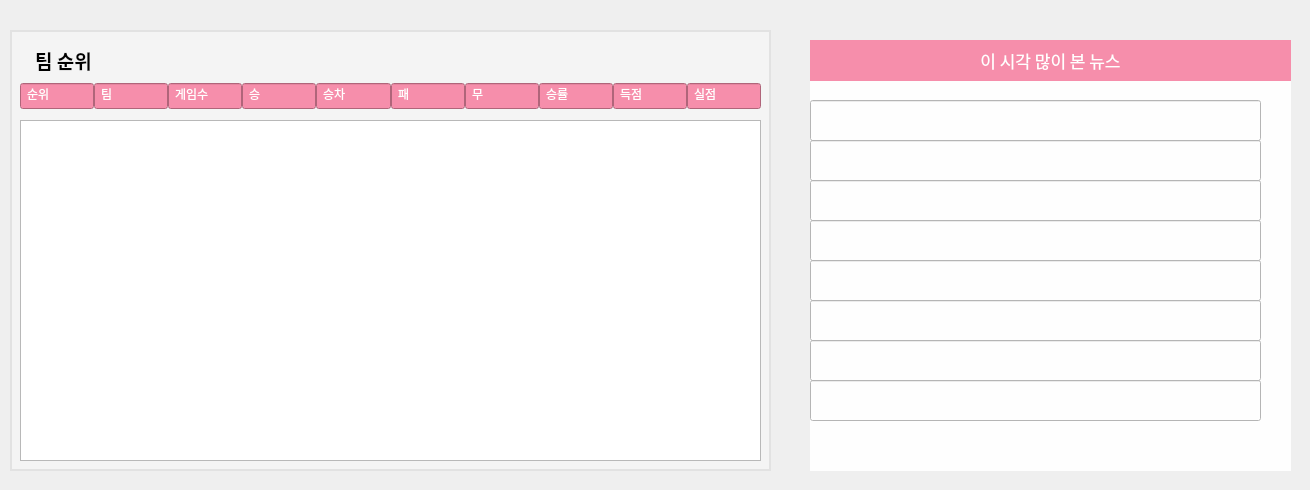
    <widget class="QWidget" name="home_tab">
     <attribute name="title">
      <string>메인</string>
     </attribute>
     <widget class="QWidget" name="new_widget" native="true">
      <property name="geometry">
       <rect>
        <x>800</x>
        <y>30</y>
        <width>501</width>
        <height>451</height>
       </rect>
      </property>
      <property name="styleSheet">
       <string notr="true">font: 11pt &quot;D2Coding&quot;;</string>
      </property>
      <widget class="QLabel" name="label_3">
       <property name="geometry">
        <rect>
         <x>10</x>
         <y>10</y>
         <width>481</width>
         <height>431</height>
        </rect>
       </property>
       <property name="styleSheet">
        <string notr="true">background-color:#FEFEFE;
font: 11pt &quot;D2Coding&quot;;</string>
       </property>
       <property name="text">
        <string/>
       </property>
      </widget>
      <widget class="QLabel" name="label_5">
       <property name="geometry">
        <rect>
         <x>10</x>
         <y>10</y>
         <width>481</width>
         <height>41</height>
        </rect>
       </property>
       <property name="font">
        <font>
         <family>D2Coding</family>
         <pointsize>13</pointsize>
         <weight>9</weight>
         <italic>false</italic>
         <bold>false</bold>
        </font>
       </property>
       <property name="styleSheet">
        <string notr="true">background-color : #F68EAB;
font: 75 13pt &quot;D2Coding&quot;;
color : #ffffff;
padding:4px</string>
       </property>
       <property name="text">
        <string>이 시각 많이 본 뉴스</string>
       </property>
       <property name="alignment">
        <set>Qt::AlignCenter</set>
       </property>
      </widget>
      <widget class="QLineEdit" name="new_list_item_01">
       <property name="geometry">
        <rect>
         <x>10</x>
         <y>70</y>
         <width>451</width>
         <height>41</height>
        </rect>
       </property>
       <property name="styleSheet">
        <string notr="true">background-color:#FEFEFE;
font: 11pt &quot;D2Coding&quot;;</string>
       </property>
      </widget>
      <widget class="QLineEdit" name="new_list_item_2">
       <property name="geometry">
        <rect>
         <x>10</x>
         <y>110</y>
         <width>451</width>
         <height>41</height>
        </rect>
       </property>
       <property name="styleSheet">
        <string notr="true">background-color:#FEFEFE;
font: 11pt &quot;D2Coding&quot;;</string>
       </property>
      </widget>
      <widget class="QLineEdit" name="new_list_item_3">
       <property name="geometry">
        <rect>
         <x>10</x>
         <y>150</y>
         <width>451</width>
         <height>41</height>
        </rect>
       </property>
       <property name="styleSheet">
        <string notr="true">background-color:#FEFEFE;
font: 11pt &quot;D2Coding&quot;;</string>
       </property>
      </widget>
      <widget class="QLineEdit" name="new_list_item_4">
       <property name="geometry">
        <rect>
         <x>10</x>
         <y>190</y>
         <width>451</width>
         <height>41</height>
        </rect>
       </property>
       <property name="styleSheet">
        <string notr="true">background-color:#FEFEFE;
font: 11pt &quot;D2Coding&quot;;</string>
       </property>
      </widget>
      <widget class="QLineEdit" name="new_list_item_5">
       <property name="geometry">
        <rect>
         <x>10</x>
         <y>230</y>
         <width>451</width>
         <height>41</height>
        </rect>
       </property>
       <property name="styleSheet">
        <string notr="true">background-color:#FEFEFE;
font: 11pt &quot;D2Coding&quot;;</string>
       </property>
      </widget>
      <widget class="QLineEdit" name="new_list_item_6">
       <property name="geometry">
        <rect>
         <x>10</x>
         <y>270</y>
         <width>451</width>
         <height>41</height>
        </rect>
       </property>
       <property name="styleSheet">
        <string notr="true">background-color:#FEFEFE;
font: 11pt &quot;D2Coding&quot;;</string>
       </property>
      </widget>
      <widget class="QLineEdit" name="new_list_item_7">
       <property name="geometry">
        <rect>
         <x>10</x>
         <y>310</y>
         <width>451</width>
         <height>41</height>
        </rect>
       </property>
       <property name="styleSheet">
        <string notr="true">background-color:#FEFEFE;
font: 11pt &quot;D2Coding&quot;;</string>
       </property>
      </widget>
      <widget class="QLineEdit" name="new_list_item_8">
       <property name="geometry">
        <rect>
         <x>10</x>
         <y>350</y>
         <width>451</width>
         <height>41</height>
        </rect>
       </property>
       <property name="styleSheet">
        <string notr="true">background-color:#FEFEFE;
font: 11pt &quot;D2Coding&quot;;</string>
       </property>
      </widget>
      <widget class="QTableWidget" name="tableWidget_5">
       <property name="geometry">
        <rect>
         <x>10</x>
         <y>50</y>
         <width>481</width>
         <height>391</height>
        </rect>
       </property>
      </widget>
      <zorder>tableWidget_5</zorder>
      <zorder>label_3</zorder>
      <zorder>label_5</zorder>
      <zorder>new_list_item_01</zorder>
      <zorder>new_list_item_2</zorder>
      <zorder>new_list_item_3</zorder>
      <zorder>new_list_item_4</zorder>
      <zorder>new_list_item_5</zorder>
      <zorder>new_list_item_6</zorder>
      <zorder>new_list_item_7</zorder>
      <zorder>new_list_item_8</zorder>
     </widget>
     <widget class="QWidget" name="rank_widget" native="true">
      <property name="geometry">
       <rect>
        <x>10</x>
        <y>30</y>
        <width>761</width>
        <height>451</height>
       </rect>
      </property>
      <widget class="QLabel" name="label_2">
       <property name="geometry">
        <rect>
         <x>10</x>
         <y>10</y>
         <width>651</width>
         <height>41</height>
        </rect>
       </property>
       <property name="font">
        <font>
         <family>D2Coding</family>
         <pointsize>14</pointsize>
         <weight>75</weight>
         <bold>true</bold>
        </font>
       </property>
       <property name="styleSheet">
        <string notr="true">background-color:rgb(244, 244, 244);
padding:10px;
</string>
       </property>
       <property name="text">
        <string>팀 순위</string>
       </property>
       <property name="margin">
        <number>0</number>
       </property>
      </widget>
      <widget class="QLabel" name="label_4">
       <property name="geometry">
        <rect>
         <x>0</x>
         <y>0</y>
         <width>761</width>
         <height>441</height>
        </rect>
       </property>
       <property name="font">
        <font>
         <family>D2Coding</family>
         <pointsize>14</pointsize>
         <weight>75</weight>
         <bold>true</bold>
        </font>
       </property>
       <property name="styleSheet">
        <string notr="true">background-color:rgb(244, 244, 244);
padding:10px;
border: 2px solid #e2e2e2;</string>
       </property>
       <property name="text">
        <string/>
       </property>
       <property name="margin">
        <number>0</number>
       </property>
      </widget>
      <widget class="QWidget" name="horizontalLayoutWidget">
       <property name="geometry">
        <rect>
         <x>10</x>
         <y>50</y>
         <width>741</width>
         <height>32</height>
        </rect>
       </property>
       <layout class="QHBoxLayout" name="horizontalLayout_2">
        <property name="spacing">
         <number>0</number>
        </property>
        <item>
         <widget class="QLineEdit" name="lineEdit_1">
          <property name="styleSheet">
           <string notr="true">background-color : #F68EAB;
font: 11pt &quot;D2Coding&quot;;
color : #ffffff;
padding:4px</string>
          </property>
          <property name="text">
           <string>순위</string>
          </property>
          <property name="alignment">
           <set>Qt::AlignLeading|Qt::AlignLeft|Qt::AlignVCenter</set>
          </property>
         </widget>
        </item>
        <item>
         <widget class="QLineEdit" name="lineEdit_2">
          <property name="styleSheet">
           <string notr="true">background-color : #F68EAB;
font: 11pt &quot;D2Coding&quot;;
color : #ffffff;
padding:4px</string>
          </property>
          <property name="text">
           <string>팀</string>
          </property>
          <property name="alignment">
           <set>Qt::AlignLeading|Qt::AlignLeft|Qt::AlignVCenter</set>
          </property>
         </widget>
        </item>
        <item>
         <widget class="QLineEdit" name="lineEdit_3">
          <property name="styleSheet">
           <string notr="true">background-color : #F68EAB;
font: 11pt &quot;D2Coding&quot;;
color : #ffffff;
padding:4px</string>
          </property>
          <property name="text">
           <string>게임수</string>
          </property>
          <property name="alignment">
           <set>Qt::AlignLeading|Qt::AlignLeft|Qt::AlignVCenter</set>
          </property>
         </widget>
        </item>
        <item>
         <widget class="QLineEdit" name="lineEdit_4">
          <property name="styleSheet">
           <string notr="true">background-color : #F68EAB;
font: 11pt &quot;D2Coding&quot;;
color : #ffffff;
padding:4px</string>
          </property>
          <property name="text">
           <string>승</string>
          </property>
          <property name="alignment">
           <set>Qt::AlignLeading|Qt::AlignLeft|Qt::AlignVCenter</set>
          </property>
         </widget>
        </item>
        <item>
         <widget class="QLineEdit" name="lineEdit_7">
          <property name="styleSheet">
           <string notr="true">background-color : #F68EAB;
font: 11pt &quot;D2Coding&quot;;
color : #ffffff;
padding:4px</string>
          </property>
          <property name="text">
           <string>승차</string>
          </property>
          <property name="alignment">
           <set>Qt::AlignLeading|Qt::AlignLeft|Qt::AlignVCenter</set>
          </property>
         </widget>
        </item>
        <item>
         <widget class="QLineEdit" name="lineEdit_6">
          <property name="styleSheet">
           <string notr="true">background-color : #F68EAB;
font: 11pt &quot;D2Coding&quot;;
color : #ffffff;
padding:4px</string>
          </property>
          <property name="text">
           <string>패</string>
          </property>
          <property name="alignment">
           <set>Qt::AlignLeading|Qt::AlignLeft|Qt::AlignVCenter</set>
          </property>
         </widget>
        </item>
        <item>
         <widget class="QLineEdit" name="lineEdit_5">
          <property name="styleSheet">
           <string notr="true">background-color : #F68EAB;
font: 11pt &quot;D2Coding&quot;;
color : #ffffff;
padding:4px</string>
          </property>
          <property name="text">
           <string>무</string>
          </property>
          <property name="alignment">
           <set>Qt::AlignLeading|Qt::AlignLeft|Qt::AlignVCenter</set>
          </property>
         </widget>
        </item>
        <item>
         <widget class="QLineEdit" name="lineEdit_9">
          <property name="styleSheet">
           <string notr="true">background-color : #F68EAB;
font: 11pt &quot;D2Coding&quot;;
color : #ffffff;
padding:4px</string>
          </property>
          <property name="text">
           <string>승률</string>
          </property>
          <property name="alignment">
           <set>Qt::AlignLeading|Qt::AlignLeft|Qt::AlignVCenter</set>
          </property>
         </widget>
        </item>
        <item>
         <widget class="QLineEdit" name="lineEdit_10">
          <property name="styleSheet">
           <string notr="true">background-color : #F68EAB;
font: 11pt &quot;D2Coding&quot;;
color : #ffffff;
padding:4px</string>
          </property>
          <property name="text">
           <string>득점</string>
          </property>
          <property name="alignment">
           <set>Qt::AlignLeading|Qt::AlignLeft|Qt::AlignVCenter</set>
          </property>
         </widget>
        </item>
        <item>
         <widget class="QLineEdit" name="lineEdit_11">
          <property name="styleSheet">
           <string notr="true">background-color : #F68EAB;
font: 11pt &quot;D2Coding&quot;;
color : #ffffff;
padding:4px</string>
          </property>
          <property name="text">
           <string>실점</string>
          </property>
          <property name="alignment">
           <set>Qt::AlignLeading|Qt::AlignLeft|Qt::AlignVCenter</set>
          </property>
         </widget>
        </item>
       </layout>
      </widget>
      <widget class="QTableWidget" name="tableWidget">
       <property name="geometry">
        <rect>
         <x>10</x>
         <y>90</y>
         <width>741</width>
         <height>341</height>
        </rect>
       </property>
      </widget>
      <zorder>label_4</zorder>
      <zorder>label_2</zorder>
      <zorder>horizontalLayoutWidget</zorder>
      <zorder>tableWidget</zorder>
     </widget>
    </widget>
